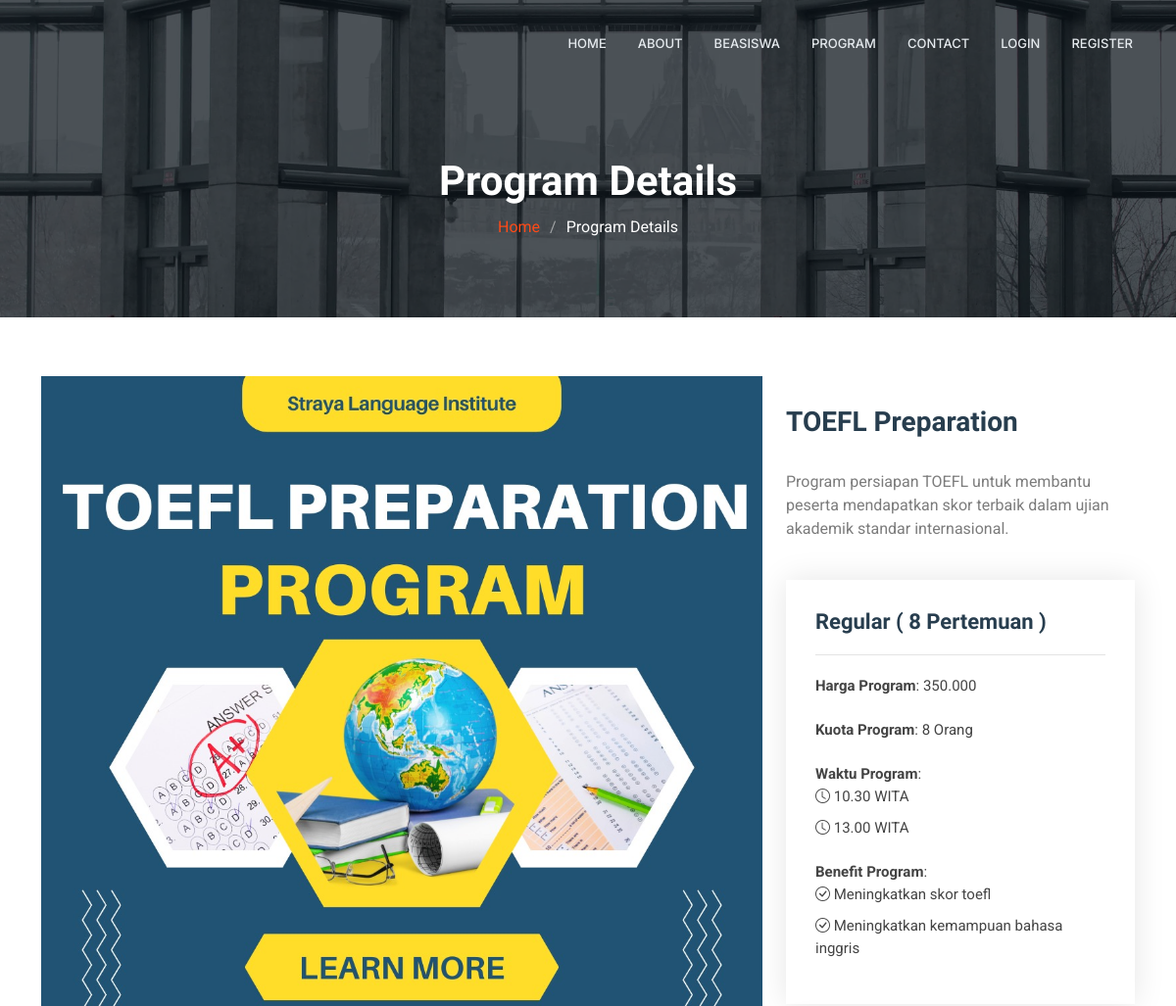
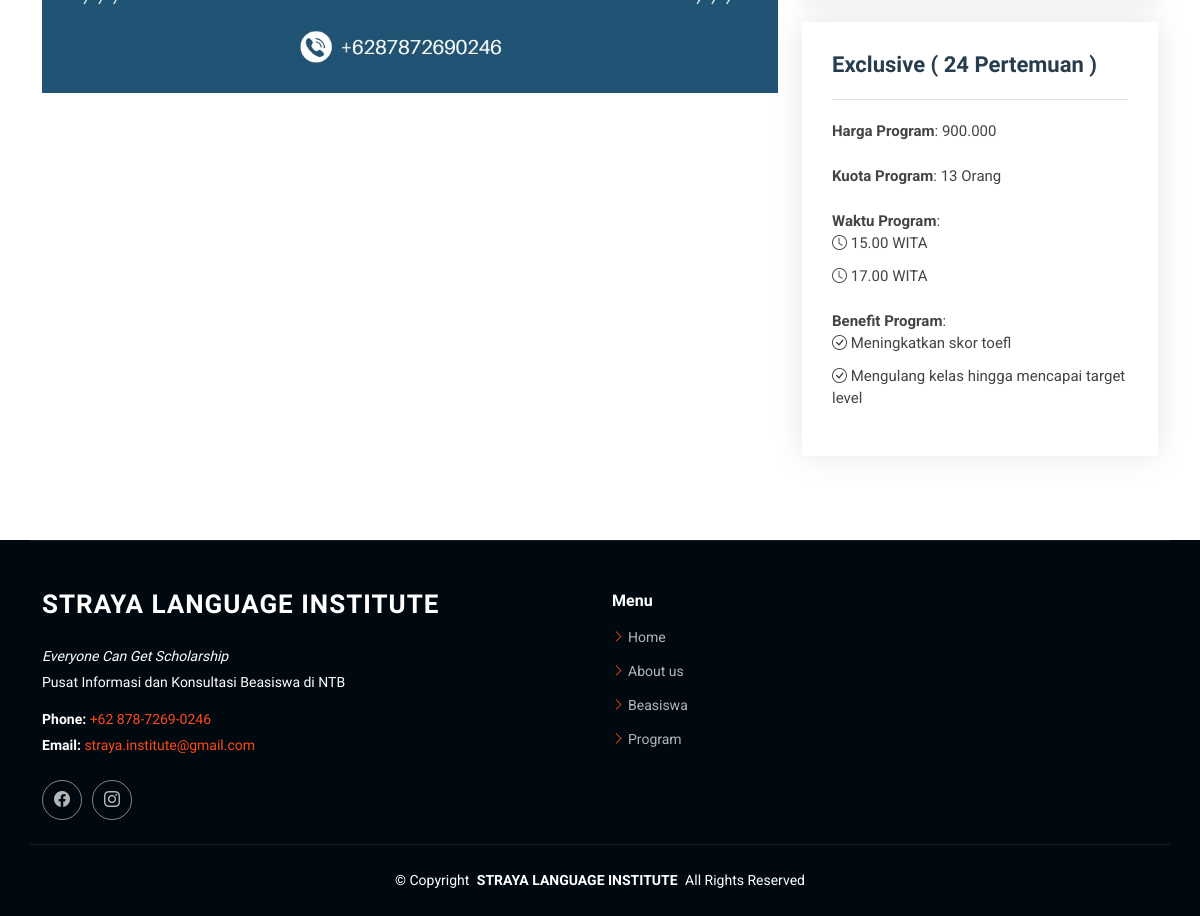
/program.php?id=1, run on the app's committed database (2 pictures, top to bottom).
### tables this page shows
CREATE TABLE `t_program` (
  `idProgram` int(11) NOT NULL,
  `namaProgram` varchar(255) NOT NULL,
  `paketProgram` varchar(255) NOT NULL,
  `priceProgram` varchar(255) NOT NULL,
  `kuotaProgram` varchar(255) NOT NULL,
  `waktuProgram` varchar(255) NOT NULL,
  `benefitProgram` varchar(255) NOT NULL,
  `deskripsiProgram` text NOT NULL,
  `gambarProgram` varchar(255) NOT NULL
);

### program.php (the view, shortened to what this page needs)
<?php
require 'koneksi.php';
$idProgram = isset($_GET['id']) ? intval($_GET['id']) : 0;
$query = "SELECT * FROM t_program WHERE idProgram = $idProgram";
$result = mysqli_query($conn, $query);
$program = mysqli_fetch_assoc($result);
$pakets = json_decode($program['paketProgram'], true);
$price = json_decode($program['priceProgram'], true);
$kuota = json_decode($program['kuotaProgram'], true);
$waktu = json_decode($program['waktuProgram'], true);
$benefits = json_decode($program['benefitProgram'], true);
?>
<!DOCTYPE html>
<html lang="en">
<head>
  <link rel="stylesheet" href="https://cdnjs.cloudflare.com/ajax/libs/font-awesome/5.15.4/css/all.min.css">
  <link href="assets/vendor/bootstrap/css/bootstrap.min.css" rel="stylesheet" />
  <link href="assets/vendor/bootstrap-icons/bootstrap-icons.css" rel="stylesheet" />
  <link href="assets/vendor/aos/aos.css" rel="stylesheet" />
  <link href="assets/vendor/glightbox/css/glightbox.min.css" rel="stylesheet" />
  <link href="assets/vendor/swiper/swiper-bundle.min.css" rel="stylesheet" />
  <link href="assets/css/main.css" rel="stylesheet" />
</head>
<body class="index-page">
  <header id="header" class="header d-flex align-items-center fixed-top">
    <div class="container-fluid container-xl position-relative d-flex align-items-center">
      <nav id="navmenu" class="navmenu">
        <ul>
          <li><a href="index.php#hero">Home</a></li>
          <li><a href="index.php#about">About</a></li>
          <li><a href="index.php#beasiswa">Beasiswa</a></li>
          <li><a href="index.php#program">Program</a></li>
          <li><a href="index.php#contact">Contact</a></li>
          <?php if (isset($_SESSION['login'])): ?>
            <li class="nav-item dropdown d-flex align-items-center">
              <div class="text-truncate fw-bold text-white">
                Hello, <?= $_SESSION["fullName"] ?>
              </div>
              <div class="profile-picture bg-light" id="userDropdown">
                <i class="fas fa-user"></i>
              </div>
              <ul class="dropdown-menu dropdown-menu-end" id="dropdownMenu">
                <li><a class="dropdown-item" href="riwayat.php"><i class="fas fa-history me-2"></i> Riwayat</a></li>
                <li><a class="dropdown-item" href="pembayaran.php"><i class="fas fa-money-bill-wave me-2"></i>
                    Pembayaran</a></li>
                <li><a class="dropdown-item" href="administrator/logout.php"><i class="fas fa-sign-out-alt me-2"></i>
                    Logout</a>
                </li>
              </ul>
            </li>
          <?php else: ?>
            <li><a href="administrator/auth/login.php">Login</a></li>
            <li><a href="administrator/auth/regist.php">Register</a></li>
          <?php endif; ?>
        </ul>
      </nav>
    </div>
  </header>
  <main class="main">
    <div class="page-title dark-background" data-aos="fade"
      style="background-image: url(assets/img/page-title-bg.webp);">
      <div class="container position-relative">
        <h1>Program Details</h1>
        <nav class="breadcrumbs">
          <ol>
            <li><a href="index.php">Home</a></li>
            <li class="current">Program Details</li>
          </ol>
        </nav>
      </div>
    </div>
    <section id="program-details" class="program-details section">
      <div class="container" data-aos="fade-up" data-aos-delay="100">
        <div class="row gy-4">
          <div class="col-lg-8">
            <img src="assets/img/fileImage/<?php echo htmlspecialchars($program['gambarProgram']); ?>" class="img-fluid"
              alt="">
          </div>
          <div class="col-lg-4">
            <div class="program-description" data-aos="fade-up" data-aos-delay="300">
              <h3>
                <b>
                  <?php echo htmlspecialchars($program['namaProgram']); ?>
                </b>
              </h3>
              <br>
              <p>
                <?php echo htmlspecialchars($program['deskripsiProgram']); ?>
              </p>
            </div>
            <br>
            <?php foreach ($pakets as $index => $paket): ?>
              <div class="program-info" data-aos="fade-up" data-aos-delay="200">
                <h3><?php echo htmlspecialchars($paket); ?></h3>
                <ul>
                  <li><strong>Harga Program</strong>: <?php echo htmlspecialchars($price[$index] ?? 'Tidak tersedia'); ?>
                  </li>
                  <br>
                  <li><strong>Kuota Program</strong>: <?php echo htmlspecialchars($kuota[$index] ?? 'Tidak tersedia'); ?>
                    Orang</li>
                  <br>
                  <li><strong>Waktu Program</strong>:</li>
                  <ul>
                    <?php if (!empty($waktu[$index])): ?>
                      <?php foreach ($waktu[$index] as $w): ?>
                        <li><i class='bi bi-clock'></i> <span><?php echo htmlspecialchars($w); ?></span></li>
                      <?php endforeach; ?>
                    <?php else: ?>
                      <li><i class='bi bi-x-circle'></i> <span>Tidak tersedia</span></li>
                    <?php endif; ?>
                  </ul>
                  <br>
                  <li><strong>Benefit Program</strong>:</li>
                  <ul>
                    <?php if (!empty($benefits[$index])): ?>
                      <?php foreach ($benefits[$index] as $benefit): ?>
                        <li><i class='bi bi-check-circle'></i> <span><?php echo htmlspecialchars($benefit); ?></span></li>
                      <?php endforeach; ?>
                    <?php else: ?>
                      <li><i class='bi bi-x-circle'></i> <span>Tidak tersedia</span></li>
                    <?php endif; ?>
                  </ul>
                </ul>
              </div>
              <br>
            <?php endforeach; ?>
          </div>
        </div>
      </div>
    </section>
  </main>
  <footer id="footer" class="footer dark-background">
    <div class="container footer-top">
      <div class="row gy-4">
        <div class="col-lg-6 col-md-6 footer-about">
          <a href="index.php" class="logo d-flex align-items-center">
            <span class="sitename">STRAYA LANGUAGE INSTITUTE</span>
          </a>
          <div class="footer-contact pt-1">
            <i>
              <p>Everyone Can Get Scholarship</p>
            </i>
            <p>Pusat Informasi dan Konsultasi Beasiswa di NTB</p>
            <p class="mt-3">
              <strong>Phone:</strong> <span><a href="https://wa.me/6287872690246" target="_blank">+62
                  878-7269-0246</a></span>
            </p>
            <p><strong>Email:</strong> <span><a
                  href="https://mail.google.com/mail/?view=cm&fs=1&to=straya.institute@gmail.com"
                  target="_blank">straya.institute@gmail.com</a></span></p>
          </div>
          <div class="social-links d-flex mt-4">
            <a href="https://www.facebook.com/straya.institute" target="_blank"><i class="bi bi-facebook"></i></a>
            <a href="https://www.instagram.com/straya.institute" target="_blank"><i class="bi bi-instagram"></i></a>
          </div>
        </div>
        <div class="col-lg-2 col-md-3 footer-links">
          <h4>Menu</h4>
          <ul>
            <li><i class="bi bi-chevron-right"></i> <a href="#hero">Home</a></li>
            <li>
              <i class="bi bi-chevron-right"></i> <a href="#about">About us</a>
            </li>
            <li>
              <i class="bi bi-chevron-right"></i> <a href="#beasiswa">Beasiswa</a>
            </li>
            <li>
              <i class="bi bi-chevron-right"></i> <a href="#program">Program</a>
            </li>
          </ul>
        </div>
      </div>
    </div>
    <div class="container copyright text-center mt-4">
      <p>
        © <span>Copyright</span> <strong class="px-1 sitename">STRAYA LANGUAGE INSTITUTE</strong>
        <span>All Rights Reserved</span>
      </p>
    </div>
  </footer>
</body>
</html>

### data on the page
t_program: gambarProgram (picture), namaProgram "TOEFL Preparation", deskripsiProgram "Program persiapan TOEFL untuk membantu peserta mendapatkan skor terbaik dalam ujian akademik standar internasional.", paketProgram "Regular ( 8 Pertemuan )", priceProgram "350.000", kuotaProgram "8", waktuProgram "10.30 WITA", waktuProgram "13.00 WITA", benefitProgram "Meningkatkan skor toefl", benefitProgram "Meningkatkan kemampuan bahasa inggris", paketProgram "Exclusive ( 24 Pertemuan )", priceProgram "900.000", kuotaProgram "13", waktuProgram "15.00 WITA", waktuProgram "17.00 WITA", benefitProgram "Mengulang kelas hingga mencapai target level"
